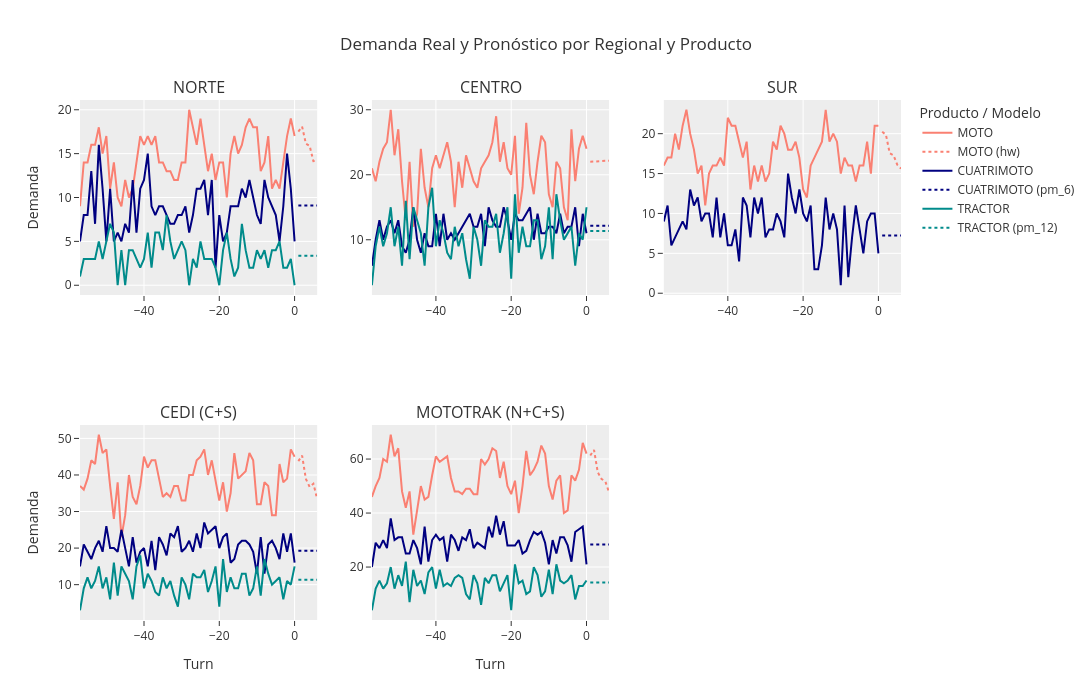

Source (notebook cell):
### Code cell
# Define la carpeta donde están los archivos
ruta_demandas = 'dataset/'
df_agregado = cargar_demandas(ruta_demandas)

# Define los productos a considerar
productos = ['MOTO', 'CUATRIMOTO', 'TRACTOR']

# Preprocesar los datos parte 1
df_final = preprocesar_datos_parte_1(df_agregado, productos)

# Preprocesar los datos parte 2
df = preprocesar_datos_parte_2(df_final)

# Mostrar el DataFrame final
df

# Definir cololres para los productos terminados
colores_pt = {
    'MOTO': 'salmon',
    'CUATRIMOTO': 'navy',
    'TRACTOR': 'darkcyan'
}
# Graficar la demanda de producto terminado
#graficar_demanda_pt(df, colores_pt)

# Crear diccionario con series de tiempo por producto y regional
series_dict_pt = crear_dicc_pt(df)

# Realizar pronósticos para las series de tiempo de producto terminado
resultados_pt = crear_pronosticos_generico(series_dict_pt, periodos_atras=48, lags=6)

# Graficar los pronósticos de producto terminado
fig = graficar_pronosticos_pt(df, resultados_pt, colores_pt)
fig.show()
# Generar resumen de los resultados de pronósticos de producto terminado
df_resumen = generar_resumen_pt(resultados_pt)
display(df_resumen)

### Figure 1 — Plotly figure (JSON) as saved in the notebook; plotly's stock layout.template omitted (floating-point values rounded to 4 significant figures)
{"data": [{"line": {"color": "salmon"}, "mode": "lines", "name": "MOTO", "showlegend": true, "type": "scatter", "x": [-57, -56, -55, -54, -53, -52, -51, -50, -49, -48, -47, -46, -45, -44, -43, -42, -41, -40, -39, -38, -37, -36, -35, -34, -33, -32, -31, -30, -29, -28, -27, -26, -25, -24, -23, -22, -21, -20, -19, -18, -17, -16, -15, -14, -13, -12, -11, -10, -9, -8, -7, -6, -5, -4, -3, -2, -1, 0], "xaxis": "x2", "y": [21.0, 19.0, 22.0, 24.0, 25.0, 30.0, 23.0, 27.0, 19.0, 13.0, 22.0, 12.0, 14.0, 24.0, 18.0, 15.0, 21.0, 23.0, 21.0, 23.0, 25.0, 22.0, 15.0, 22.0, 18.0, 23.0, 21.0, 19.0, 18.0, 21.0, 22.0, 23.0, 25.0, 29.0, 22.0, 25.0, 21.0, 20.0, 26.0, 14.0, 18.0, 28.0, 20.0, 17.0, 22.0, 26.0, 25.0, 17.0, 15.0, 22.0, 21.0, 15.0, 13.0, 27.0, 19.0, 24.0, 26.0, 24.0], "yaxis": "y2"}, {"line": {"color": "salmon", "dash": "dot"}, "mode": "lines", "name": "MOTO (hw)", "showlegend": true, "type": "scatter", "x": [1, 2, 3, 4, 5, 6], "xaxis": "x2", "y": [22.0, 22.03, 22.07, 22.1, 22.14, 22.17], "yaxis": "y2"}, {"line": {"color": "navy"}, "mode": "lines", "name": "CUATRIMOTO", "showlegend": true, "type": "scatter", "x": [-57, -56, -55, -54, -53, -52, -51, -50, -49, -48, -47, -46, -45, -44, -43, -42, -41, -40, -39, -38, -37, -36, -35, -34, -33, -32, -31, -30, -29, -28, -27, -26, -25, -24, -23, -22, -21, -20, -19, -18, -17, -16, -15, -14, -13, -12, -11, -10, -9, -8, -7, -6, -5, -4, -3, -2, -1, 0], "xaxis": "x2", "y": [6.0, 10.0, 13.0, 10.0, 12.0, 13.0, 11.0, 13.0, 9.0, 8.0, 10.0, 15.0, 10.0, 8.0, 11.0, 9.0, 9.0, 14.0, 9.0, 14.0, 10.0, 11.0, 10.0, 11.0, 12.0, 13.0, 14.0, 12.0, 12.0, 14.0, 9.0, 15.0, 13.0, 12.0, 12.0, 15.0, 13.0, 10.0, 14.0, 13.0, 13.0, 14.0, 15.0, 10.0, 14.0, 11.0, 11.0, 12.0, 12.0, 11.0, 14.0, 11.0, 12.0, 12.0, 15.0, 9.0, 14.0, 11.0], "yaxis": "y2"}, {"line": {"color": "navy", "dash": "dot"}, "mode": "lines", "name": "CUATRIMOTO (pm_6)", "showlegend": true, "type": "scatter", "x": [1, 2, 3, 4, 5, 6], "xaxis": "x2", "y": [12.17, 12.17, 12.17, 12.17, 12.17, 12.17], "yaxis": "y2"}, {"line": {"color": "darkcyan"}, "mode": "lines", "name": "TRACTOR", "showlegend": true, "type": "scatter", "x": [-57, -56, -55, -54, -53, -52, -51, -50, -49, -48, -47, -46, -45, -44, -43, -42, -41, -40, -39, -38, -37, -36, -35, -34, -33, -32, -31, -30, -29, -28, -27, -26, -25, -24, -23, -22, -21, -20, -19, -18, -17, -16, -15, -14, -13, -12, -11, -10, -9, -8, -7, -6, -5, -4, -3, -2, -1, 0], "xaxis": "x2", "y": [3.0, 9.0, 12.0, 9.0, 11.0, 15.0, 9.0, 12.0, 6.0, 16.0, 7.0, 15.0, 13.0, 11.0, 6.0, 15.0, 18.0, 9.0, 13.0, 11.0, 8.0, 7.0, 12.0, 9.0, 11.0, 7.0, 4.0, 12.0, 10.0, 6.0, 13.0, 12.0, 12.0, 14.0, 8.0, 11.0, 15.0, 4.0, 17.0, 8.0, 12.0, 9.0, 9.0, 13.0, 13.0, 7.0, 9.0, 15.0, 7.0, 17.0, 13.0, 10.0, 11.0, 12.0, 6.0, 11.0, 10.0, 15.0], "yaxis": "y2"}, {"line": {"color": "darkcyan", "dash": "dot"}, "mode": "lines", "name": "TRACTOR (pm_12)", "showlegend": true, "type": "scatter", "x": [1, 2, 3, 4, 5, 6], "xaxis": "x2", "y": [11.33, 11.33, 11.33, 11.33, 11.33, 11.33], "yaxis": "y2"}, {"line": {"color": "salmon"}, "mode": "lines", "name": "MOTO", "showlegend": false, "type": "scatter", "x": [-57, -56, -55, -54, -53, -52, -51, -50, -49, -48, -47, -46, -45, -44, -43, -42, -41, -40, -39, -38, -37, -36, -35, -34, -33, -32, -31, -30, -29, -28, -27, -26, -25, -24, -23, -22, -21, -20, -19, -18, -17, -16, -15, -14, -13, -12, -11, -10, -9, -8, -7, -6, -5, -4, -3, -2, -1, 0], "xaxis": "x", "y": [9.0, 14.0, 14.0, 16.0, 16.0, 18.0, 15.0, 17.0, 11.0, 14.0, 10.0, 9.0, 12.0, 10.0, 11.0, 14.0, 17.0, 16.0, 17.0, 16.0, 17.0, 14.0, 14.0, 13.0, 13.0, 12.0, 12.0, 14.0, 14.0, 20.0, 18.0, 16.0, 19.0, 16.0, 13.0, 15.0, 12.0, 14.0, 14.0, 10.0, 15.0, 17.0, 15.0, 16.0, 18.0, 19.0, 18.0, 18.0, 13.0, 14.0, 17.0, 11.0, 12.0, 11.0, 14.0, 17.0, 19.0, 17.0], "yaxis": "y"}, {"line": {"color": "salmon", "dash": "dot"}, "mode": "lines", "name": "MOTO (hw_13)", "showlegend": false, "type": "scatter", "x": [1, 2, 3, 4, 5, 6], "xaxis": "x", "y": [17.51, 18.07, 16.14, 15.88, 14.14, 14.19], "yaxis": "y"}, {"line": {"color": "navy"}, "mode": "lines", "name": "CUATRIMOTO", "showlegend": false, "type": "scatter", "x": [-57, -56, -55, -54, -53, -52, -51, -50, -49, -48, -47, -46, -45, -44, -43, -42, -41, -40, -39, -38, -37, -36, -35, -34, -33, -32, -31, -30, -29, -28, -27, -26, -25, -24, -23, -22, -21, -20, -19, -18, -17, -16, -15, -14, -13, -12, -11, -10, -9, -8, -7, -6, -5, -4, -3, -2, -1, 0], "xaxis": "x", "y": [5.0, 8.0, 8.0, 13.0, 7.0, 16.0, 11.0, 5.0, 11.0, 5.0, 6.0, 5.0, 7.0, 6.0, 12.0, 6.0, 11.0, 12.0, 15.0, 9.0, 8.0, 9.0, 9.0, 8.0, 7.0, 7.0, 8.0, 8.0, 9.0, 6.0, 8.0, 11.0, 11.0, 12.0, 8.0, 12.0, 2.0, 8.0, 5.0, 6.0, 9.0, 9.0, 9.0, 11.0, 10.0, 12.0, 10.0, 8.0, 7.0, 12.0, 10.0, 9.0, 8.0, 5.0, 9.0, 15.0, 11.0, 5.0], "yaxis": "y"}, {"line": {"color": "navy", "dash": "dot"}, "mode": "lines", "name": "CUATRIMOTO (pm_12)", "showlegend": false, "type": "scatter", "x": [1, 2, 3, 4, 5, 6], "xaxis": "x", "y": [9.083, 9.083, 9.083, 9.083, 9.083, 9.083], "yaxis": "y"}, {"line": {"color": "darkcyan"}, "mode": "lines", "name": "TRACTOR", "showlegend": false, "type": "scatter", "x": [-57, -56, -55, -54, -53, -52, -51, -50, -49, -48, -47, -46, -45, -44, -43, -42, -41, -40, -39, -38, -37, -36, -35, -34, -33, -32, -31, -30, -29, -28, -27, -26, -25, -24, -23, -22, -21, -20, -19, -18, -17, -16, -15, -14, -13, -12, -11, -10, -9, -8, -7, -6, -5, -4, -3, -2, -1, 0], "xaxis": "x", "y": [1.0, 3.0, 3.0, 3.0, 3.0, 5.0, 3.0, 5.0, 7.0, 6.0, 0.0, 4.0, 0.0, 4.0, 4.0, 3.0, 2.0, 3.0, 6.0, 2.0, 6.0, 6.0, 4.0, 8.0, 5.0, 3.0, 4.0, 5.0, 4.0, 0.0, 3.0, 2.0, 5.0, 3.0, 3.0, 3.0, 2.0, 0.0, 4.0, 6.0, 3.0, 1.0, 2.0, 7.0, 4.0, 2.0, 2.0, 4.0, 3.0, 4.0, 2.0, 4.0, 4.0, 5.0, 2.0, 2.0, 3.0, 0.0], "yaxis": "y"}, {"line": {"color": "darkcyan", "dash": "dot"}, "mode": "lines", "name": "TRACTOR (hw)", "showlegend": false, "type": "scatter", "x": [1, 2, 3, 4, 5, 6], "xaxis": "x", "y": [3.356, 3.354, 3.352, 3.351, 3.349, 3.348], "yaxis": "y"}, {"line": {"color": "salmon"}, "mode": "lines", "name": "MOTO", "showlegend": false, "type": "scatter", "x": [-57, -56, -55, -54, -53, -52, -51, -50, -49, -48, -47, -46, -45, -44, -43, -42, -41, -40, -39, -38, -37, -36, -35, -34, -33, -32, -31, -30, -29, -28, -27, -26, -25, -24, -23, -22, -21, -20, -19, -18, -17, -16, -15, -14, -13, -12, -11, -10, -9, -8, -7, -6, -5, -4, -3, -2, -1, 0], "xaxis": "x3", "y": [16.0, 17.0, 17.0, 20.0, 18.0, 21.0, 23.0, 20.0, 18.0, 15.0, 16.0, 11.0, 15.0, 16.0, 16.0, 17.0, 16.0, 22.0, 21.0, 21.0, 19.0, 17.0, 19.0, 13.0, 16.0, 14.0, 16.0, 14.0, 15.0, 19.0, 18.0, 21.0, 20.0, 18.0, 18.0, 19.0, 17.0, 13.0, 12.0, 16.0, 17.0, 18.0, 19.0, 23.0, 19.0, 20.0, 19.0, 15.0, 17.0, 16.0, 16.0, 14.0, 16.0, 16.0, 19.0, 15.0, 21.0, 21.0], "yaxis": "y3"}, {"line": {"color": "salmon", "dash": "dot"}, "mode": "lines", "name": "MOTO (hw_13)", "showlegend": false, "type": "scatter", "x": [1, 2, 3, 4, 5, 6], "xaxis": "x3", "y": [20.24, 19.86, 17.55, 17.3, 16.11, 15.61], "yaxis": "y3"}, {"line": {"color": "navy"}, "mode": "lines", "name": "CUATRIMOTO", "showlegend": false, "type": "scatter", "x": [-57, -56, -55, -54, -53, -52, -51, -50, -49, -48, -47, -46, -45, -44, -43, -42, -41, -40, -39, -38, -37, -36, -35, -34, -33, -32, -31, -30, -29, -28, -27, -26, -25, -24, -23, -22, -21, -20, -19, -18, -17, -16, -15, -14, -13, -12, -11, -10, -9, -8, -7, -6, -5, -4, -3, -2, -1, 0], "xaxis": "x3", "y": [9.0, 11.0, 6.0, 7.0, 8.0, 9.0, 8.0, 13.0, 11.0, 12.0, 9.0, 10.0, 10.0, 7.0, 12.0, 7.0, 10.0, 6.0, 6.0, 8.0, 4.0, 12.0, 11.0, 7.0, 12.0, 10.0, 12.0, 7.0, 8.0, 8.0, 10.0, 9.0, 7.0, 15.0, 12.0, 10.0, 13.0, 10.0, 9.0, 11.0, 3.0, 3.0, 6.0, 12.0, 8.0, 10.0, 8.0, 1.0, 11.0, 2.0, 7.0, 11.0, 8.0, 5.0, 9.0, 10.0, 10.0, 5.0], "yaxis": "y3"}, {"line": {"color": "navy", "dash": "dot"}, "mode": "lines", "name": "CUATRIMOTO (pm_12)", "showlegend": false, "type": "scatter", "x": [1, 2, 3, 4, 5, 6], "xaxis": "x3", "y": [7.25, 7.25, 7.25, 7.25, 7.25, 7.25], "yaxis": "y3"}, {"line": {"color": "salmon"}, "mode": "lines", "name": "MOTO", "showlegend": false, "type": "scatter", "x": [-57, -56, -55, -54, -53, -52, -51, -50, -49, -48, -47, -46, -45, -44, -43, -42, -41, -40, -39, -38, -37, -36, -35, -34, -33, -32, -31, -30, -29, -28, -27, -26, -25, -24, -23, -22, -21, -20, -19, -18, -17, -16, -15, -14, -13, -12, -11, -10, -9, -8, -7, -6, -5, -4, -3, -2, -1, 0], "xaxis": "x4", "y": [37.0, 36.0, 39.0, 44.0, 43.0, 51.0, 46.0, 47.0, 37.0, 28.0, 38.0, 23.0, 29.0, 40.0, 34.0, 32.0, 37.0, 45.0, 42.0, 44.0, 44.0, 39.0, 34.0, 35.0, 34.0, 37.0, 37.0, 33.0, 33.0, 40.0, 40.0, 44.0, 45.0, 47.0, 40.0, 44.0, 38.0, 33.0, 38.0, 30.0, 35.0, 46.0, 39.0, 40.0, 41.0, 46.0, 44.0, 32.0, 32.0, 38.0, 37.0, 29.0, 29.0, 43.0, 38.0, 39.0, 47.0, 45.0], "yaxis": "y4"}, {"line": {"color": "salmon", "dash": "dot"}, "mode": "lines", "name": "MOTO (hw_13)", "showlegend": false, "type": "scatter", "x": [1, 2, 3, 4, 5, 6], "xaxis": "x4", "y": [43.8, 45.29, 38.92, 36.73, 37.61, 33.42], "yaxis": "y4"}, {"line": {"color": "navy"}, "mode": "lines", "name": "CUATRIMOTO", "showlegend": false, "type": "scatter", "x": [-57, -56, -55, -54, -53, -52, -51, -50, -49, -48, -47, -46, -45, -44, -43, -42, -41, -40, -39, -38, -37, -36, -35, -34, -33, -32, -31, -30, -29, -28, -27, -26, -25, -24, -23, -22, -21, -20, -19, -18, -17, -16, -15, -14, -13, -12, -11, -10, -9, -8, -7, -6, -5, -4, -3, -2, -1, 0], "xaxis": "x4", "y": [15.0, 21.0, 19.0, 17.0, 20.0, 22.0, 19.0, 26.0, 20.0, 20.0, 19.0, 25.0, 20.0, 15.0, 23.0, 16.0, 19.0, 20.0, 15.0, 22.0, 14.0, 23.0, 21.0, 18.0, 24.0, 23.0, 26.0, 19.0, 20.0, 22.0, 19.0, 24.0, 20.0, 27.0, 24.0, 25.0, 26.0, 20.0, 23.0, 24.0, 16.0, 17.0, 21.0, 22.0, 22.0, 21.0, 19.0, 13.0, 23.0, 13.0, 21.0, 22.0, 20.0, 17.0, 24.0, 19.0, 24.0, 16.0], "yaxis": "y4"}, {"line": {"color": "navy", "dash": "dot"}, "mode": "lines", "name": "CUATRIMOTO (pm_12)", "showlegend": false, "type": "scatter", "x": [1, 2, 3, 4, 5, 6], "xaxis": "x4", "y": [19.25, 19.25, 19.25, 19.25, 19.25, 19.25], "yaxis": "y4"}, {"line": {"color": "darkcyan"}, "mode": "lines", "name": "TRACTOR", "showlegend": false, "type": "scatter", "x": [-57, -56, -55, -54, -53, -52, -51, -50, -49, -48, -47, -46, -45, -44, -43, -42, -41, -40, -39, -38, -37, -36, -35, -34, -33, -32, -31, -30, -29, -28, -27, -26, -25, -24, -23, -22, -21, -20, -19, -18, -17, -16, -15, -14, -13, -12, -11, -10, -9, -8, -7, -6, -5, -4, -3, -2, -1, 0], "xaxis": "x4", "y": [3.0, 9.0, 12.0, 9.0, 11.0, 15.0, 9.0, 12.0, 6.0, 16.0, 7.0, 15.0, 13.0, 11.0, 6.0, 15.0, 18.0, 9.0, 13.0, 11.0, 8.0, 7.0, 12.0, 9.0, 11.0, 7.0, 4.0, 12.0, 10.0, 6.0, 13.0, 12.0, 12.0, 14.0, 8.0, 11.0, 15.0, 4.0, 17.0, 8.0, 12.0, 9.0, 9.0, 13.0, 13.0, 7.0, 9.0, 15.0, 7.0, 17.0, 13.0, 10.0, 11.0, 12.0, 6.0, 11.0, 10.0, 15.0], "yaxis": "y4"}, {"line": {"color": "darkcyan", "dash": "dot"}, "mode": "lines", "name": "TRACTOR (pm_12)", "showlegend": false, "type": "scatter", "x": [1, 2, 3, 4, 5, 6], "xaxis": "x4", "y": [11.33, 11.33, 11.33, 11.33, 11.33, 11.33], "yaxis": "y4"}, {"line": {"color": "salmon"}, "mode": "lines", "name": "MOTO", "showlegend": false, "type": "scatter", "x": [-57, -56, -55, -54, -53, -52, -51, -50, -49, -48, -47, -46, -45, -44, -43, -42, -41, -40, -39, -38, -37, -36, -35, -34, -33, -32, -31, -30, -29, -28, -27, -26, -25, -24, -23, -22, -21, -20, -19, -18, -17, -16, -15, -14, -13, -12, -11, -10, -9, -8, -7, -6, -5, -4, -3, -2, -1, 0], "xaxis": "x5", "y": [46.0, 50.0, 53.0, 60.0, 59.0, 69.0, 61.0, 64.0, 48.0, 42.0, 48.0, 32.0, 41.0, 50.0, 45.0, 46.0, 54.0, 61.0, 59.0, 60.0, 61.0, 53.0, 48.0, 48.0, 47.0, 49.0, 49.0, 47.0, 47.0, 60.0, 58.0, 60.0, 64.0, 63.0, 53.0, 59.0, 50.0, 47.0, 52.0, 40.0, 50.0, 63.0, 54.0, 56.0, 59.0, 65.0, 62.0, 50.0, 45.0, 52.0, 54.0, 40.0, 41.0, 54.0, 52.0, 56.0, 66.0, 62.0], "yaxis": "y5"}, {"line": {"color": "salmon", "dash": "dot"}, "mode": "lines", "name": "MOTO (hw_13)", "showlegend": false, "type": "scatter", "x": [1, 2, 3, 4, 5, 6], "xaxis": "x5", "y": [61.3, 63.36, 55.05, 52.61, 51.74, 47.61], "yaxis": "y5"}, {"line": {"color": "navy"}, "mode": "lines", "name": "CUATRIMOTO", "showlegend": false, "type": "scatter", "x": [-57, -56, -55, -54, -53, -52, -51, -50, -49, -48, -47, -46, -45, -44, -43, -42, -41, -40, -39, -38, -37, -36, -35, -34, -33, -32, -31, -30, -29, -28, -27, -26, -25, -24, -23, -22, -21, -20, -19, -18, -17, -16, -15, -14, -13, -12, -11, -10, -9, -8, -7, -6, -5, -4, -3, -2, -1, 0], "xaxis": "x5", "y": [20.0, 29.0, 27.0, 30.0, 27.0, 38.0, 30.0, 31.0, 31.0, 25.0, 25.0, 30.0, 27.0, 21.0, 35.0, 22.0, 30.0, 32.0, 30.0, 31.0, 22.0, 32.0, 30.0, 26.0, 31.0, 30.0, 34.0, 27.0, 29.0, 28.0, 27.0, 35.0, 31.0, 39.0, 32.0, 37.0, 28.0, 28.0, 28.0, 30.0, 25.0, 26.0, 30.0, 33.0, 32.0, 33.0, 29.0, 21.0, 30.0, 25.0, 31.0, 31.0, 28.0, 22.0, 33.0, 34.0, 35.0, 21.0], "yaxis": "y5"}, {"line": {"color": "navy", "dash": "dot"}, "mode": "lines", "name": "CUATRIMOTO (pm_12)", "showlegend": false, "type": "scatter", "x": [1, 2, 3, 4, 5, 6], "xaxis": "x5", "y": [28.33, 28.33, 28.33, 28.33, 28.33, 28.33], "yaxis": "y5"}, {"line": {"color": "darkcyan"}, "mode": "lines", "name": "TRACTOR", "showlegend": false, "type": "scatter", "x": [-57, -56, -55, -54, -53, -52, -51, -50, -49, -48, -47, -46, -45, -44, -43, -42, -41, -40, -39, -38, -37, -36, -35, -34, -33, -32, -31, -30, -29, -28, -27, -26, -25, -24, -23, -22, -21, -20, -19, -18, -17, -16, -15, -14, -13, -12, -11, -10, -9, -8, -7, -6, -5, -4, -3, -2, -1, 0], "xaxis": "x5", "y": [4.0, 12.0, 15.0, 12.0, 14.0, 20.0, 12.0, 17.0, 13.0, 22.0, 7.0, 19.0, 13.0, 15.0, 10.0, 18.0, 20.0, 12.0, 19.0, 13.0, 14.0, 13.0, 16.0, 17.0, 16.0, 10.0, 8.0, 17.0, 14.0, 6.0, 16.0, 14.0, 17.0, 17.0, 11.0, 14.0, 17.0, 4.0, 21.0, 14.0, 15.0, 10.0, 11.0, 20.0, 17.0, 9.0, 11.0, 19.0, 10.0, 21.0, 15.0, 14.0, 15.0, 17.0, 8.0, 13.0, 13.0, 15.0], "yaxis": "y5"}, {"line": {"color": "darkcyan", "dash": "dot"}, "mode": "lines", "name": "TRACTOR (hw)", "showlegend": false, "type": "scatter", "x": [1, 2, 3, 4, 5, 6], "xaxis": "x5", "y": [14.24, 14.25, 14.26, 14.27, 14.27, 14.28], "yaxis": "y5"}], "layout": {"annotations": [{"font": {"size": 16}, "showarrow": false, "text": "NORTE", "x": 0.1444, "xanchor": "center", "xref": "paper", "y": 1, "yanchor": "bottom", "yref": "paper"}, {"font": {"size": 16}, "showarrow": false, "text": "CENTRO", "x": 0.5, "xanchor": "center", "xref": "paper", "y": 1, "yanchor": "bottom", "yref": "paper"}, {"font": {"size": 16}, "showarrow": false, "text": "SUR", "x": 0.8556, "xanchor": "center", "xref": "paper", "y": 1, "yanchor": "bottom", "yref": "paper"}, {"font": {"size": 16}, "showarrow": false, "text": "CEDI (C+S)", "x": 0.1444, "xanchor": "center", "xref": "paper", "y": 0.375, "yanchor": "bottom", "yref": "paper"}, {"font": {"size": 16}, "showarrow": false, "text": "MOTOTRAK (N+C+S)", "x": 0.5, "xanchor": "center", "xref": "paper", "y": 0.375, "yanchor": "bottom", "yref": "paper"}], "height": 700, "legend": {"title": {"text": "Producto / Modelo"}}, "showlegend": true, "title": {"text": "Demanda Real y Pronóstico por Regional y Producto"}, "width": 1200, "xaxis": {"anchor": "y", "domain": [0, 0.2889]}, "xaxis2": {"anchor": "y2", "domain": [0.3556, 0.6444]}, "xaxis3": {"anchor": "y3", "domain": [0.7111, 1]}, "xaxis4": {"anchor": "y4", "domain": [0, 0.2889], "title": {"text": "Turn"}}, "xaxis5": {"anchor": "y5", "domain": [0.3556, 0.6444], "title": {"text": "Turn"}}, "xaxis6": {"anchor": "y6", "domain": [0.7111, 1]}, "yaxis": {"anchor": "x", "domain": [0.625, 1], "title": {"text": "Demanda"}}, "yaxis2": {"anchor": "x2", "domain": [0.625, 1]}, "yaxis3": {"anchor": "x3", "domain": [0.625, 1]}, "yaxis4": {"anchor": "x4", "domain": [0, 0.375], "title": {"text": "Demanda"}}, "yaxis5": {"anchor": "x5", "domain": [0, 0.375]}, "yaxis6": {"anchor": "x6", "domain": [0, 0.375]}}}
